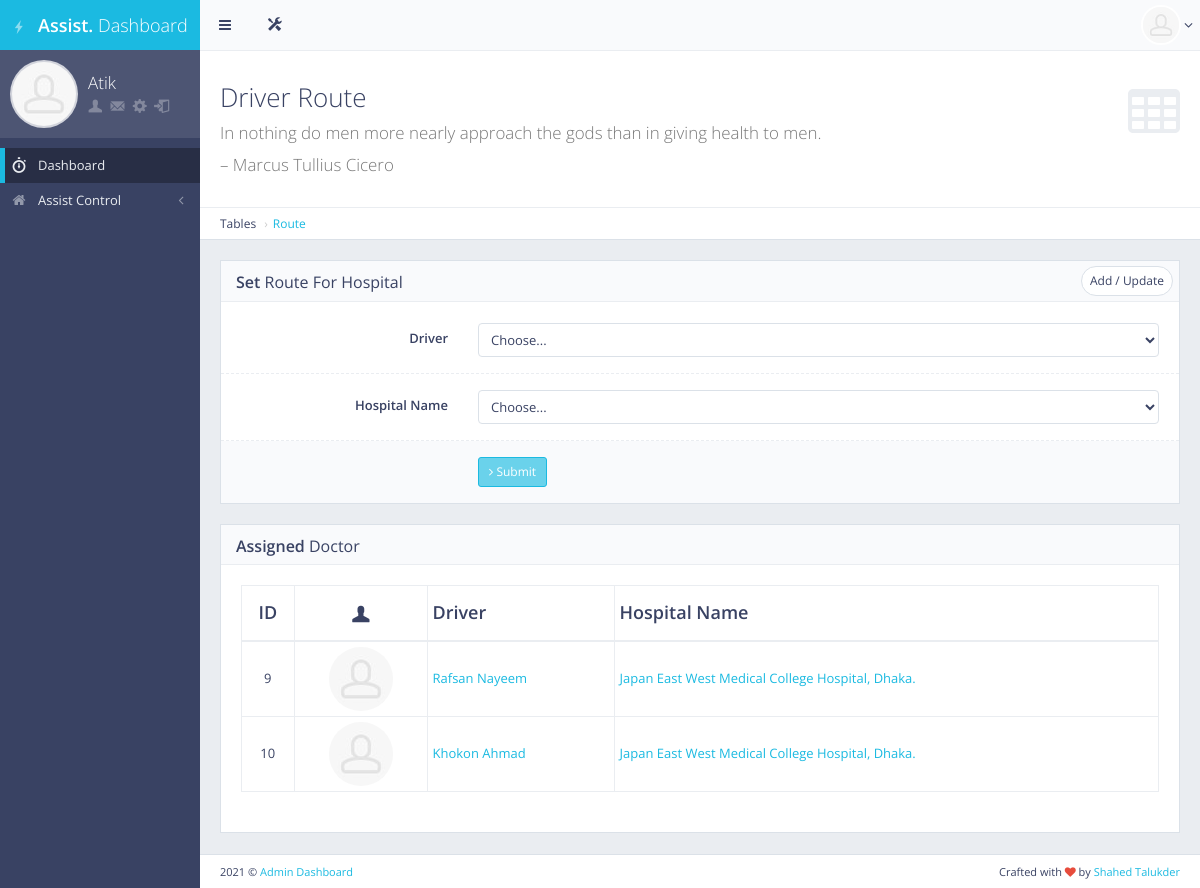
The page /hospital_route/ (signed in) on the database as committed earlier.
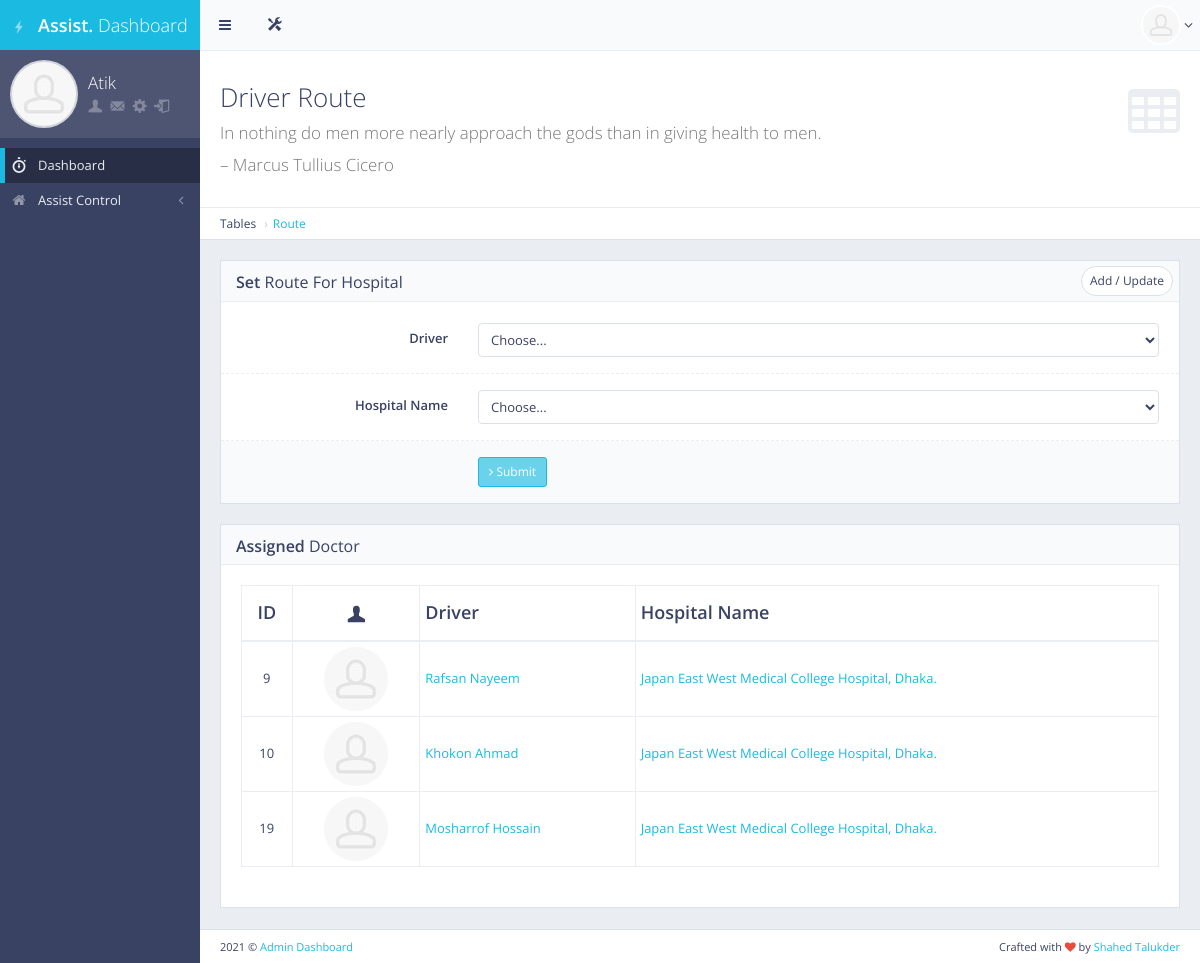
The same page on the database as committed later.
### main/models.py (models this page shows, shortened)
class User(AbstractUser):
    is_doctor = models.BooleanField(default=False)
    is_student = models.BooleanField(default=False)
    is_moderator = models.BooleanField(default=False)
    is_assistant = models.BooleanField(default=False)
    is_driver = models.BooleanField(default=False)

class HospitalRoute(models.Model):
    driver = models.OneToOneField(Driver, on_delete=models.CASCADE, primary_key=True)
    hospital_name = models.ForeignKey(HospitalName, on_delete=models.CASCADE, blank=True, null=True)
    deliverd = models.BooleanField(default=False)
    class Meta:
        db_table = 'hospital_route'

class Driver(models.Model):
    driver_id = models.CharField(max_length=120, blank=True, null=True, unique=True)
    user = models.OneToOneField(User, on_delete=models.CASCADE, primary_key=True, related_name="driver")
    full_name = models.CharField(max_length=200, blank=True, null=True)
    address = models.CharField(max_length=200, blank=True, null=True)
    age = models.CharField(max_length=200, blank=True, null=True)
    phone_no = models.CharField(max_length=200, blank=True, null=True)
    on_duty = models.BooleanField(default=False)
    class Meta:
        db_table = "driver_info"

class HospitalName(models.Model):
    hospital_name = models.CharField(max_length=120, blank=True, null=True)
    class Meta:
        db_table = "hospitals"

### main/views.py (the view, shortened to what this page needs)
# urls.py: path('hospital_route/', views.set_hospital_route, name="set_hospital_route"),
def set_hospital_route(request):
    if request.user.is_authenticated and request.user.is_assistant:
        driver = Driver.objects.filter(on_duty=False)
        hospital = HospitalName.objects.all()
        route = HospitalRoute.objects.all()
        context = {"title":"Set Route For Driver", "driver":driver,"hospital":hospital,"route":route}
        return render(request,'set_driver_route.html',context)
    else:
        return redirect('/')

### main/templates/set_driver_route.html (shortened to what this page needs)
{%extends 'base.html'%}
{%load static%}
{%block main_content%}
<div id="page-content">
    <div class="content-header">
        <div class="header-section">
            <h1>
                <i class="fa fa-table"></i>Driver Route<br><small>In nothing do men more nearly approach the gods than in giving health to men.</small><br/><small>– Marcus Tullius Cicero</small>
            </h1>
        </div>
    </div>
    <ul class="breadcrumb breadcrumb-top">
        <li>Tables</li>
        <li><a href="">Route</a></li>
    </ul>
    <div class="row">
        <div class="col-md-12">
            <div class="block">
                <div class="block-title">
                    <div class="block-options pull-right">
                        <a href="javascript:void(0)" class="btn btn-alt btn-sm btn-default toggle-bordered enable-tooltip" data-toggle="button" title="" data-original-title="Toggles .form-bordered class">Add / Update</a>
                    </div>
                    <h2><strong>Set</strong> Route For Hospital</h2>
                </div>
                <form method="POST" class="form-horizontal form-bordered">
                    <div class="form-group">
                        <label class="col-md-3 control-label">Driver</label>
                        <div class="col-md-9">
                            <select name="driver" id="driver" class="form-control">
                                <option value="">Choose...</option>
                            </select>
                        </div>
                    </div>
                    <div class="form-group">
                        <label class="col-md-3 control-label" for="example-text-input">Hospital Name</label>
                        <div class="col-md-9">
                            <select name="hospital" id="hospital" class="form-control">
                                <option value="">Choose...</option>
                            </select>
                        </div>
                    </div>
                    <div class="form-group form-actions">
                        <div class="col-md-9 col-md-offset-3">
                            <button type="submit" class="btn btn-sm btn-primary"><i class="fa fa-angle-right"></i> Submit</button>
                        </div>
                    </div>
                </form>
            </div>
        </div>
    </div>
    <div class="row">
        <div class="col-md-12">
            <div class="block full">
                <div class="block-title">
                    <h2><strong>Assigned</strong> Doctor</h2>
                </div>
                <div class="table-responsive">
                    <table id="example-datatable" class="table table-vcenter table-condensed table-bordered">
                        <thead>
                            <tr>
                                <th class="text-center">ID</th>
                                <th class="text-center"><i class="gi gi-user"></i></th>
                                <th>Driver</th>
                                <th>Hospital Name</th>
                            </tr>
                        </thead>
                        <tbody>
                            {%for i in route%}
                            <tr>
                                <td class="text-center">{{i.driver.user.id}}</td>
                                <td class="text-center"><img src="{%static 'front/'%}img/placeholders/avatars/avatar15.jpg" alt="avatar" class="img-circle"></td>
                                <td><a href="javascript:void(0)">{{i.driver.full_name | title}}</a></td>
                                <td><a href="javascript:void(0)">{{i.hospital_name.hospital_name | title}}</a></td>
                            </tr>
                            {%endfor%}
                        </tbody>
                    </table>
                </div>
            </div>
        </div>
    </div>
</div>
{%endblock main_content%}

### main/templates/base.html (shortened to what this page needs)
<!DOCTYPE html> {%load static%}
<html class="no-js" lang="en">
<head>
    <link rel="stylesheet" href="{% static 'front/' %}css/bootstrap.min.css">
    <link rel="stylesheet" href="{% static 'front/' %}css/plugins.css">
    <link rel="stylesheet" href="{% static 'front/' %}css/main.css">
    <link rel="stylesheet" href="{% static 'front/' %}css/themes.css">
</head>
<body>
    <div id="page-wrapper">
        <div id="page-container" class="sidebar-partial sidebar-visible-lg sidebar-no-animations">
            <div id="sidebar">
                <div id="sidebar-scroll">
                    <div class="sidebar-content">
                        <a href="{%url 'home'%}" class="sidebar-brand">
                            {%if user.is_superuser%}
                                <i class="gi gi-flash"></i><span class="sidebar-nav-mini-hide"><strong>Admin </strong>Dashboard</span>
                            {%elif user.is_doctor%}
                                <i class="gi gi-flash"></i><span class="sidebar-nav-mini-hide"><strong>Dr. </strong>Dashboard</span>
                            {%elif user.is_assistant%}
                                <i class="gi gi-flash"></i><span class="sidebar-nav-mini-hide"><strong>Assist. </strong>Dashboard</span>
                            {%elif user.is_nurse%}
                                <i class="gi gi-flash"></i><span class="sidebar-nav-mini-hide"><strong>Nurse. </strong>Dashboard</span>
                            {%endif%}
                        </a>
                        <div class="sidebar-section sidebar-user clearfix sidebar-nav-mini-hide">
                            <div class="sidebar-user-avatar">
                                <a href="{%url 'user_profile'%}">
                                    <img src="{% static 'front/' %}img/placeholders/avatars/avatar2.jpg" alt="avatar">
                                </a>
                            </div>
                            <div class="sidebar-user-name">{{user.first_name | title}}</div>
                            <div class="sidebar-user-links">
                                <a href="{%url 'user_profile'%}" data-toggle="tooltip" data-placement="bottom" title="Profile"><i class="gi gi-user"></i></a>
                                <a href="{%url 'home'%}" data-toggle="tooltip" data-placement="bottom" title="Report"><i class="gi gi-envelope"></i></a>
                                <a href="{%url 'home'%}" class="enable-tooltip" data-placement="bottom" title="Edit Profile"><i class="gi gi-cogwheel"></i></a>
                                <a href="{%url 'mylogout'%}" data-toggle="tooltip" data-placement="bottom" title="Logout"><i class="gi gi-exit"></i></a>
                            </div>
                        </div>
                        <ul class="sidebar-nav">
                            <li>
                                <a href="{%url 'home'%}" class=" active"><i class="gi gi-stopwatch sidebar-nav-icon"></i><span class="sidebar-nav-mini-hide">Dashboard</span></a>
                            </li>
                            <li>
                                {%if user.is_superuser%}
                                <a href="#" class="sidebar-nav-menu"><i class="fa fa-angle-left sidebar-nav-indicator sidebar-nav-mini-hide"></i><i class="fa fa-home sidebar-nav-icon"></i><span class="sidebar-nav-mini-hide">User Control</span></a>
                                <ul>
                                    <li>
                                        <a href="{%url 'patient'%}">Student Information</a>
                                    </li>
                                    <li>
                                        <a href="{%url 'addDoctorInformation'%}">Doctor Information</a>
                                    </li>
                                    <li>
                                        <a href="{%url 'crudAssistant'%}">Assistant Information</a>
                                    </li>
                                    <li>
                                        <a href="{%url 'crudModerator'%}">Moderator Information</a>
                                    </li>
                                    <li>
                                        <a href="{%url 'crudDriver'%}">Driver Information</a>
                                    </li>
                                    <li>
                                        <a href="{%url 'control_info'%}">Control Info</a>
                                    </li>
                                    <li>
                                        <a href="{%url 'emergency_msg'%}">Emergency Messages</a>
                                    </li>
                                </ul>
                                {%elif user.is_assistant%}
                                <a href="#" class="sidebar-nav-menu"><i class="fa fa-angle-left sidebar-nav-indicator sidebar-nav-mini-hide"></i><i class="fa fa-home sidebar-nav-icon"></i><span class="sidebar-nav-mini-hide">Assist Control</span></a>
                                {%endif%}
                            </li>
                        </ul>
                    </div>
                </div>
            </div>
            <div id="main-container">
                <header class="navbar navbar-default">
                    <ul class="nav navbar-nav-custom">
                        <li>
                            <a href="javascript:void(0)" onclick="App.sidebar('toggle-sidebar');this.blur();">
                                <i class="fa fa-bars fa-fw"></i>
                            </a>
                        </li>
                        <li class="dropdown">
                            <a href="javascript:void(0)" class="dropdown-toggle" data-toggle="dropdown">
                                <i class="gi gi-settings"></i>
                            </a>
                        </li>
                    </ul>
                    <ul class="nav navbar-nav-custom pull-right">
                        <li class="dropdown">
                            <a href="javascript:void(0)" class="dropdown-toggle" data-toggle="dropdown">
                                <img src="{% static 'front/' %}img/placeholders/avatars/avatar2.jpg" alt="avatar"> <i class="fa fa-angle-down"></i>
                            </a>
                        </li>
                    </ul>
                </header>
                {%block main_content%}{%endblock main_content%}
                <footer class="clearfix">
                    <div class="pull-right">
                        Crafted with <i class="fa fa-heart text-danger"></i> by <a href="http://facebook.com/shahed.talukder32" target="_blank">Shahed Talukder</a>
                    </div>
                    <div class="pull-left">
                        <span><script>document.write(new Date().getFullYear())</script></span> &copy; <a href="#" target="_blank">Admin Dashboard</a>
                    </div>
                </footer>
            </div>
        </div>
    </div>
</body>
</html>

Rows that differ between the two databases and show on the page:
added HospitalRoute: driver.user.id "19", driver.full_name "Mosharrof Hossain", hospital_name.hospital_name "Japan East West Medical College Hospital, Dhaka."
